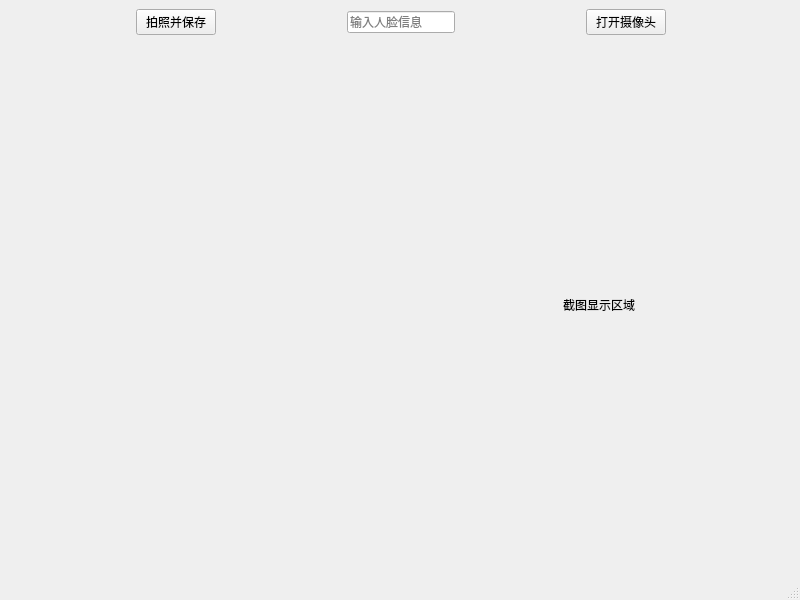
<?xml version="1.0" encoding="UTF-8"?>
<ui version="4.0">
 <class>MainWindow</class>
 <widget class="QMainWindow" name="MainWindow">
  <property name="geometry">
   <rect>
    <x>0</x>
    <y>0</y>
    <width>800</width>
    <height>600</height>
   </rect>
  </property>
  <property name="windowTitle">
   <string>MainWindow</string>
  </property>
  <widget class="QWidget" name="centralwidget">
   <layout class="QGridLayout" name="gridLayout" rowstretch="1,10">
    <property name="leftMargin">
     <number>11</number>
    </property>
    <item row="0" column="0">
     <layout class="QHBoxLayout" name="horizontalLayout">
      <item>
       <widget class="QPushButton" name="save_pic">
        <property name="sizePolicy">
         <sizepolicy hsizetype="Fixed" vsizetype="Fixed">
          <horstretch>0</horstretch>
          <verstretch>0</verstretch>
         </sizepolicy>
        </property>
        <property name="text">
         <string>拍照并保存</string>
        </property>
       </widget>
      </item>
      <item>
       <widget class="QLineEdit" name="lineEdit">
        <property name="sizePolicy">
         <sizepolicy hsizetype="Fixed" vsizetype="Fixed">
          <horstretch>0</horstretch>
          <verstretch>0</verstretch>
         </sizepolicy>
        </property>
        <property name="placeholderText">
         <string>输入人脸信息</string>
        </property>
       </widget>
      </item>
      <item>
       <widget class="QPushButton" name="screenshot">
        <property name="sizePolicy">
         <sizepolicy hsizetype="Fixed" vsizetype="Fixed">
          <horstretch>0</horstretch>
          <verstretch>0</verstretch>
         </sizepolicy>
        </property>
        <property name="text">
         <string>打开摄像头</string>
        </property>
       </widget>
      </item>
     </layout>
    </item>
    <item row="1" column="0">
     <layout class="QHBoxLayout" name="horizontalLayout_2" stretch="5,5">
      <item>
       <widget class="QCameraViewfinder" name="widget" native="true">
        <property name="sizePolicy">
         <sizepolicy hsizetype="Expanding" vsizetype="Expanding">
          <horstretch>0</horstretch>
          <verstretch>0</verstretch>
         </sizepolicy>
        </property>
        <property name="minimumSize">
         <size>
          <width>0</width>
          <height>0</height>
         </size>
        </property>
        <property name="maximumSize">
         <size>
          <width>999999</width>
          <height>9999999</height>
         </size>
        </property>
       </widget>
      </item>
      <item>
       <widget class="QLabel" name="label">
        <property name="sizePolicy">
         <sizepolicy hsizetype="Maximum" vsizetype="Maximum">
          <horstretch>50</horstretch>
          <verstretch>0</verstretch>
         </sizepolicy>
        </property>
        <property name="minimumSize">
         <size>
          <width>0</width>
          <height>0</height>
         </size>
        </property>
        <property name="maximumSize">
         <size>
          <width>384</width>
          <height>471</height>
         </size>
        </property>
        <property name="text">
         <string>截图显示区域</string>
        </property>
        <property name="alignment">
         <set>Qt::AlignmentFlag::AlignCenter</set>
        </property>
       </widget>
      </item>
     </layout>
    </item>
   </layout>
  </widget>
  <widget class="QStatusBar" name="statusbar"/>
 </widget>
 <customwidgets>
  <customwidget>
   <class>QCameraViewfinder</class>
   <extends>QWidget</extends>
   <header location="global">PyQt5.QtMultimediaWidgets</header>
   <container>1</container>
  </customwidget>
 </customwidgets>
 <resources/>
 <connections/>
</ui>
